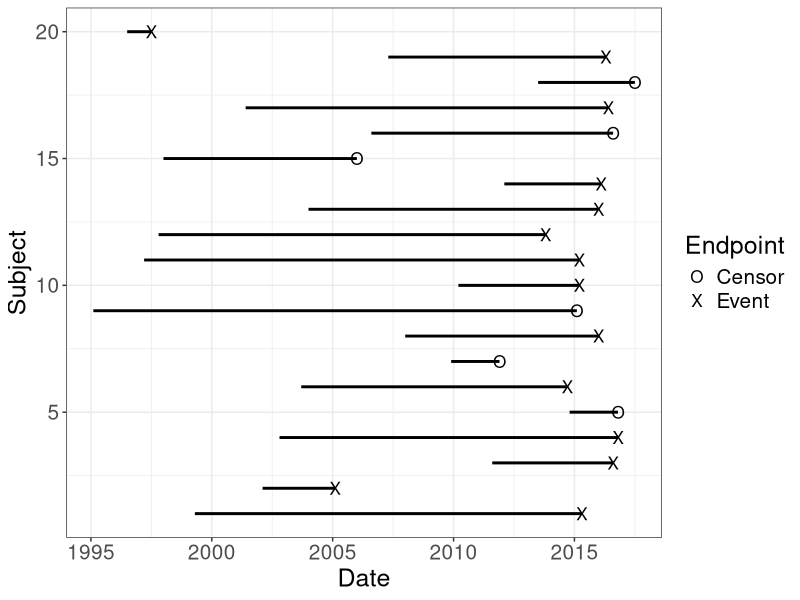
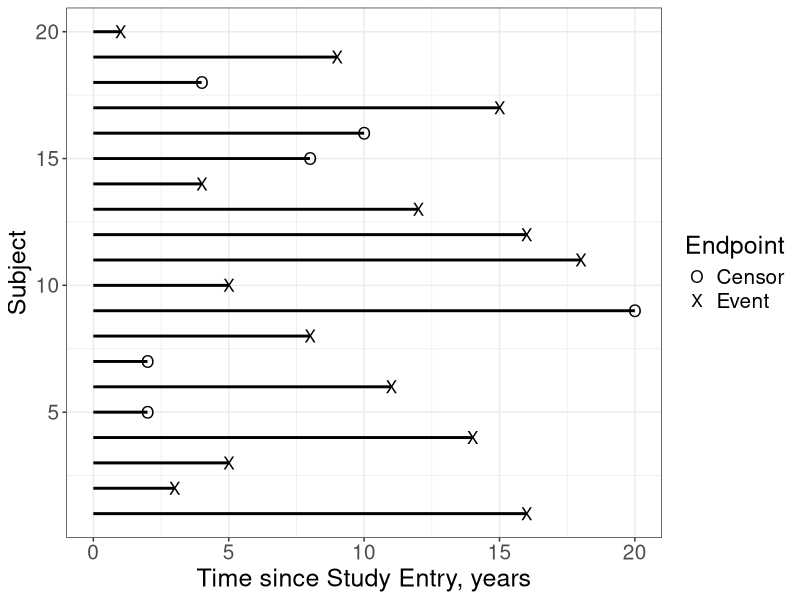
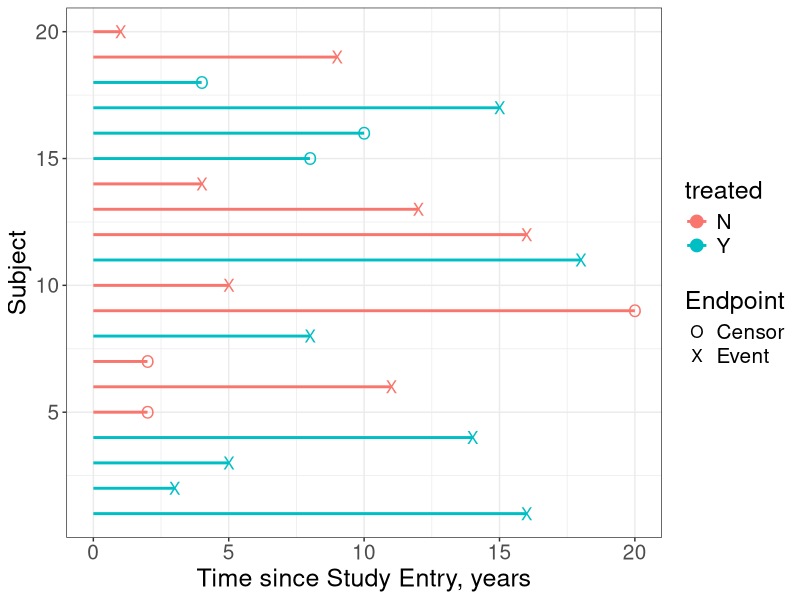
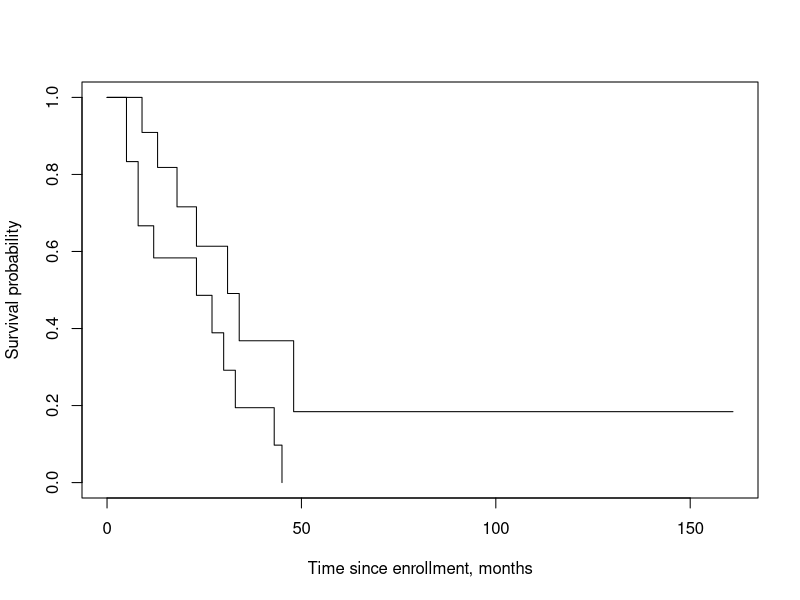
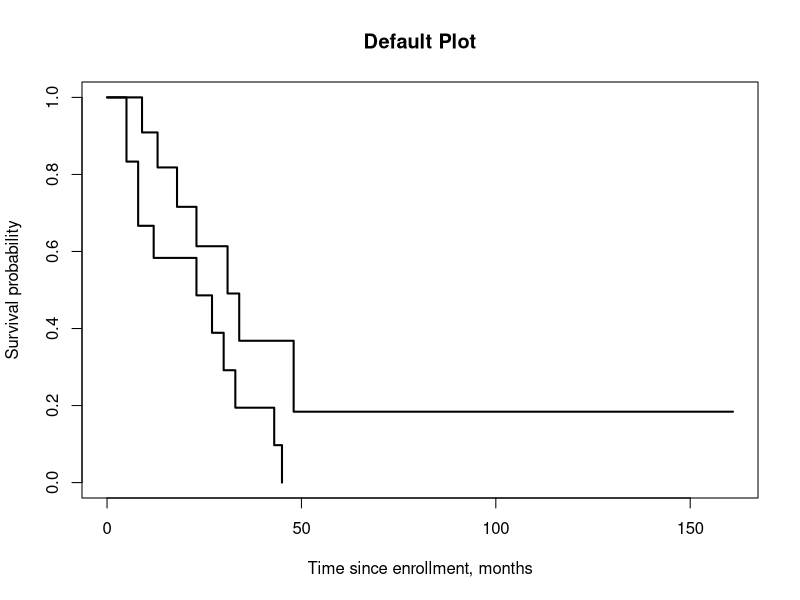
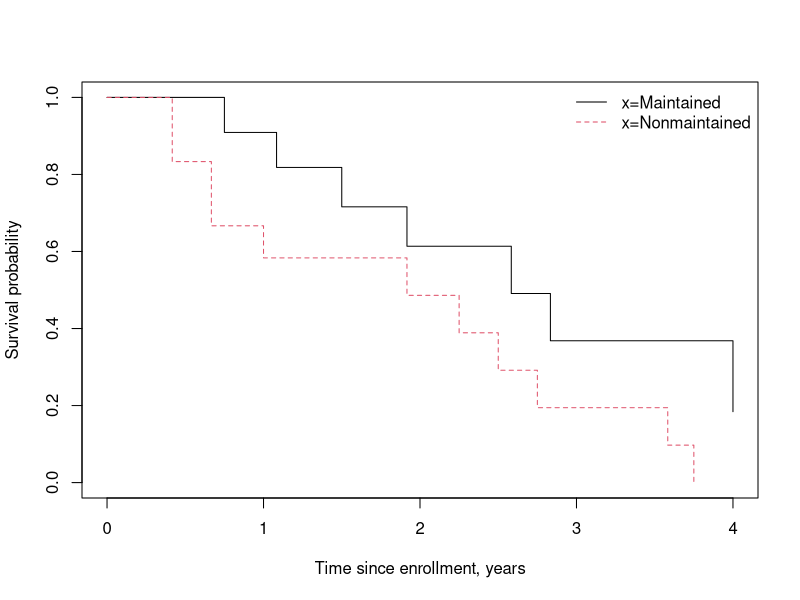
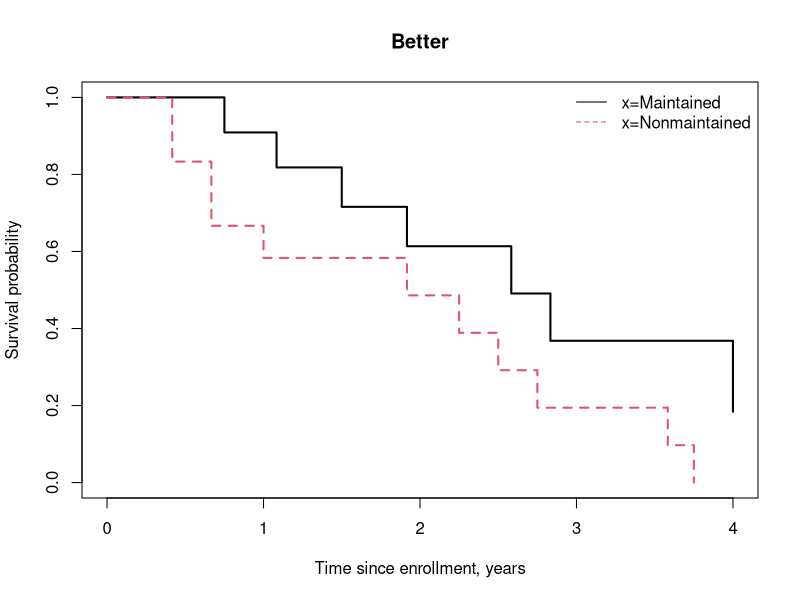
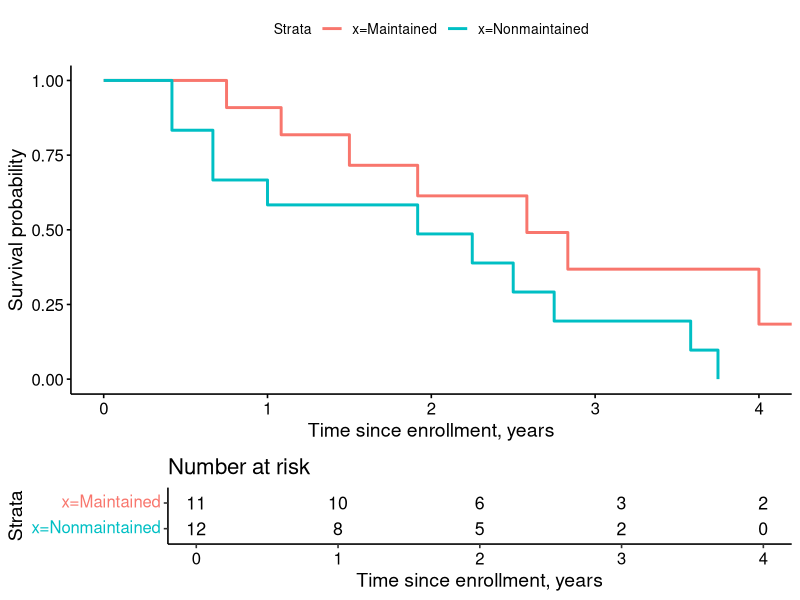

Reproduce these figures in R, in order. (Note: this script raises an error after producing the figures.)
## ---- chunk 1
library(knitr)
library(survival)
library(survminer)
library(tidyverse)
library(hexbin)

options(stringsAsFactors=F,
        contrasts=c("contr.treatment","contr.poly"),
        show.signif.stars = FALSE,
        continue=" ", width=60)

opts_chunk$set(echo=FALSE, message=FALSE, warning=FALSE, collapse=TRUE,
               prompt=TRUE, cache=FALSE, comment=NA, tidy=FALSE,
               out.width="90%", out.height="!")

plotTheme <-  theme_bw() +  
              theme(plot.title = element_text(size = 20),  
                    strip.text = element_text(size=18),  
                    axis.text = element_text(size=15),  
                    axis.title = element_text(size=18),  
                    legend.text=element_text(size=15),  
                    legend.title=element_text(size=18))  
## ---- chunk 2
# include_graphics('figures/logo.png') 
## ---- chunk 3
date1 <- c(1995.1, 1996.5, 1997.2, 1997.8, 1998.0,
           1999.3, 2001.4, 2002.1, 2002.8, 2003.7,
           2004.0, 2006.6, 2007.3, 2008.0, 2009.9,
           2010.2, 2011.6, 2012.1, 2013.5, 2014.8)
date1 <- date1[c(2, 15, 20, 8, 19,
                 18,17,16,5,14,
                 13,12,10,11,9,
                 7,6,4,3,1)]
time1 <- c(1,2,2,3,4, 4,5,5,8,8, 9,10, 11, 12, 14,  15, 16, 16, 18, 20)
event1 <-c(1,1,2,1,0,2,1,2,1,1,1, 0,2,1,2,0,1,2,1,0)

set.seed(02846)
rand <- runif(20)

date2 <- date1[order(rand)]
time2 <- time1[order(rand)]
event2 <- event1[order(rand)]
pchtype2 <- sample(0:1, 20, replace=T)

# Figure 1
# plot raw data - date scale
tmpdat <- data.frame(subj=20:1, Endpoint=factor(pchtype2, levels=0:1,
                                            labels=c('Censor','Event')), 
                  futime=time2, date1=date2, date2=date2+time2)

## create treated Y/N
set.seed(2)
tmpdat$treated <- factor(sample(1:2, size=20, replace=T), levels=1:2, labels=c('N','Y'))

## Create start time for time-dependent covariate
time3 <- tmpdat$futime
for(i in 1:length(time3)) time3[i] <- sample(0:tmpdat$futime[i],1)
tmpdat$time3 <- time3

# create time4 for multiple events
set.seed(2)
tmpdat$pchtype3 <- sample(c('','X'), 20, replace=T)
time4 <- tmpdat$futime
for(i in 1:length(tmpdat$futime)) time4[i] <- sample(1:(tmpdat$futime[i]-1),1)
tmpdat$time4 <- time4

## create time5 for left truncation 
set.seed(10)
tmpdat$time5 <- tmpdat$time3
tmpdat$time5[tmpdat$time5==tmpdat$futime] <- 0

## create time to end gap
tmpdat$time6 <- tmpdat$time4 + runif(n=nrow(tmpdat), min=.2, max=5.2)
## ---- chunk 4
## first version of plot - on date scale
ggplot(tmpdat, aes(date1,subj)) + 
  geom_segment(data=tmpdat,aes(x=date1,y=subj,xend=date2,yend=subj), size=1) +
  plotTheme + geom_point(data=tmpdat, aes(x=date2, y=subj, shape=Endpoint),size=4) +
  scale_shape_manual(values=c("O","X")) + xlab("Date") + ylab("Subject")
## ---- chunk 5
# rescale to time-since-diagnosis scale
ggplot(tmpdat, aes(futime,subj)) +
  geom_segment(data=tmpdat,aes(x=0,y=subj,xend=futime,yend=subj), size=1) + plotTheme +
  geom_point(data=tmpdat, aes(x=futime, y=subj, shape=Endpoint), size=4) +
  scale_shape_manual(values=c("O","X")) + xlab("Time since Study Entry, years") + ylab("Subject")
## ---- chunk 6
# time-since-diagnosis - add color for baseline treatment
ggplot(tmpdat, aes(futime,subj, color=treated)) +
  geom_segment(data=tmpdat,aes(x=0,y=subj,xend=futime,yend=subj),size=1) + plotTheme +
  geom_point(data=tmpdat, aes(x=futime, y=subj, shape=Endpoint),size=4) +
  scale_shape_manual(values=c("O","X")) + xlab("Time since Study Entry, years") + ylab("Subject") 
## ---- chunk 7
dim(aml)
head(aml)
## ---- chunk 8
with(aml, Surv(time=time, event=status))[1:6]
aml$status[1:6]
## ---- chunk 9
fit <- survfit(Surv(time, status) ~ x, data=aml)
print(fit)

plot(fit, 
     xlab='Time since enrollment, months', 
     ylab='Survival probability')
## ---- chunk 10
plot(fit, lwd=2,
     xlab='Time since enrollment, months', 
     ylab='Survival probability')
title('Default Plot')
## ---- chunk 11
print(fit, scale=12)

plot(fit, xscale=12, xlim=c(0, 4*12), 
     col=1:2, lty=1:2, 
     xlab='Time since enrollment, years', 
     ylab='Survival probability')
legend('topright', legend=names(fit$strata), 
       col=1:2, lty=1:2, bty='n')
## ---- chunk 12
plot(fit, xscale=12, xlim=c(0, 4*12), 
     col=1:2, lty=1:2, lwd=2,
     xlab='Time since enrollment, years', 
     ylab='Survival probability')
legend('topright', legend=names(fit$strata), 
       col=1:2, lty=1:2, bty='n')
title('Better')
## ---- chunk 13
library(survminer)

ggsurvplot(fit, xscale=12, xlim=c(0, 4*12), 
           censor=FALSE, break.x.by=12,
           risk.table=TRUE,
           xlab='Time since enrollment, years', 
           ylab='Survival probability')
## ---- chunk 14
ggsurvplot(fit, xscale=12, xlim=c(0,4*12), 
           censor=FALSE, break.x.by=12,
           risk.table=TRUE,
           xlab='Time since enrollment, years', 
           ylab='Survival probability',
           title='ggsurvplot') 
## ---- chunk 15
par(cex=.9, mai=c(.8,1.2,.5,.1))
par(fig=c(x1=0,x2=1,y1=.2,y2=1))
plot(fit, xscale=12, xlim=c(0, 4*12), 
     col=1:2, lty=1:2, lwd=2,
     xlab='Time since enrollment, years', 
     ylab='Survival probability')
title('Base R, risk table')
legend('topright', legend=names(fit$strata), 
       col=1:2, lty=1:2, bty='n')
par(fig=c(0,1,0,.2), new=TRUE, mai=c(.1,1.2,0,.1))
tmp <- summary(fit, times=c(0:4)*12)
plot(c(0,4),c(0,4), axes=FALSE, pch='', xlab='', ylab='', xlim=c(0,4))
text(x=c(tmp$time/12,4), y=rep(2:1, each=5), labels=c(tmp$n.risk,0))
axis(2, at=2:1, c('Maintained','Nonmaintained'), las=1, lty=0)
par(mai=c(1.02,.82,.82,.42), fig=c(0,1,0,1))
## ---- chunk 16
fit <- coxph(Surv(time, status) ~ x, data=aml)
fit
## ---- chunk 17
ggplot(tmpdat, aes(futime,subj, color=treated)) +
  geom_segment(data=tmpdat,aes(x=0,y=subj,xend=time3,yend=subj), color="#F8766D",size=1) + 
  geom_segment(data=tmpdat,aes(x=time3, y=subj,xend=futime,yend=subj),size=1) + plotTheme +
  geom_point(data=tmpdat, aes(x=futime, y=subj, shape=Endpoint),size=4) +
  scale_shape_manual(values=c("O","X")) + xlab("Time since Diagnosis, years") + ylab("Subject")
## ---- chunk 18
ggplot(tmpdat, aes(futime,subj)) +
  geom_segment(data=tmpdat,aes(x=0,y=subj,xend=futime,yend=subj),size=1) + plotTheme +
  geom_point(data=tmpdat, aes(x=futime, y=subj, shape=Endpoint),size=4) +
  scale_shape_manual(values=c("O","X")) + xlab("Time since Diagnosis, years") + ylab("Subject") +
  geom_point(data=tmpdat, aes(x=time4, y=subj), shape=tmpdat$pchtype3, size=4)
## ---- chunk 19
ggplot(tmpdat, aes(futime,subj)) +
  geom_segment(data=tmpdat,aes(x=time5, y=subj,xend=futime,yend=subj),size=1) + plotTheme +
  geom_point(data=tmpdat, aes(x=futime, y=subj, shape=Endpoint),size=4) +
  scale_shape_manual(values=c("O","X")) + xlab("Time since Diagnosis, years") + ylab("Subject")
## ---- chunk 20
ggplot(tmpdat, aes(futime,subj)) +
  geom_segment(data=tmpdat,aes(x=0,y=subj,xend=futime,yend=subj),size=1) + plotTheme +
  geom_point(data=tmpdat, aes(x=futime, y=subj, shape=Endpoint),size=4) +
  scale_shape_manual(values=c("O","X")) + xlab("Time since Diagnosis, years") + ylab("Subject") +
  geom_segment(data=tmpdat[tmpdat$pchtype3=='X',], 
               aes(x=time4,y=subj,xend=time6,yend=subj), color="white", size=1)
## ---- chunk 21
annot <- data.frame(x=c(4,9,15), y=20, text=c('A','B','C'))

ggplot(tmpdat, aes(futime,subj, color=treated)) +
  geom_segment(data=tmpdat,aes(x=0,y=subj,xend=futime,yend=subj),size=1) + plotTheme +
  geom_point(data=tmpdat, aes(x=futime, y=subj, shape=Endpoint),size=4) +
  scale_shape_manual(values=c("O","X")) + xlab("Time since Diagnosis, years") + ylab("Subject") + geom_vline(xintercept=c(5,10)) + 
  geom_text(data=annot, aes(x,y, label=text), color='purple', size=6)
## ---- chunk 22
## create dataset with 3 subjects
## d1 includes baseline data to be retained in the analysis dataset
d1 <- data.frame(id=1:3,age=c(40,20,50))
## d2 includes data with event and TD covariate information
d2 <- data.frame(id=1:3, tm_fu=c(10, 20, 30), event=c(0,1,1), tm_surg=c(5,8,NA))
kable(merge(d1, d2, by='id')[,c('id','age','tm_fu','event','tm_surg')], row.names=F)
## ---- chunk 23
tmp <- tmerge(data1=d1, data2=d2, id=id, 
       death=event(tm_fu, event), 
       surgery=tdc(tm_surg))

kable(tmp[,c('id','tstart','tstop','death','age','surgery')], row.names=F)
## ---- chunk 24
d1
## ---- chunk 25
d2
## ---- chunk 26
step1 <- tmerge(data1=d1, data2=d2, id=id, 
                death=event(tm_fu, event))
step1
## ---- chunk 27
step2 <- tmerge(data1=step1, data2=d2, id=id, 
                surgery=tdc(tm_surg))
step2
## ---- chunk 28
tmp <- attr(step2, "tcount")
colnames(tmp)[6] <- "lead"
colnames(tmp)[7] <- "trail"
tmp
## ---- chunk 29
plot(c(0, 75), c(0,2), xlab="Time", ylab="", yaxt='n', type='n')
segments(c(10, 26, 34), c(1,1,1), c(18, 31, 65), c(1,1,1), lwd=2)
arrows(c(5, 15, 21, 26, 31, 70), rep(c(1.4, .6), 3), c(5, 15, 21, 26, 31, 70),
       rep(c(1.05, .95), 3), angle=20, length=.1)
text(c(5, 15, 21, 26, 31, 70), rep(c(1.5, .5), 3),
     c("early", "within", "gap", "leading", "trailing", "late"))
## ---- chunk 30
step2
## ---- chunk 31
naive <- coxph(Surv(futime, fustat) ~ age + transplant, data=jasa)
naive
## ---- chunk 32
jasa$id <- 1:nrow(jasa)
## ---- chunk 33
jasa %>% filter(futime==0) %>% 
  select(id, futime, fustat, wait.time)
## ---- chunk 34
jasa$futime <- pmax(0.5, jasa$futime)
## ---- chunk 35
sdata <- tmerge(jasa, jasa, id=id,
                death = event(futime, fustat),
                tx = tdc(wait.time))
## ---- chunk 36
tmp <- attr(sdata, "tcount")
colnames(tmp)[6] <- "lead"
colnames(tmp)[7] <- "trail"
tmp
## ---- chunk 37
jasa %>% filter(wait.time==futime) %>% 
         select(id, futime, fustat, wait.time)
## ---- chunk 38
jasa$wait.time <- if_else(jasa$wait.time==jasa$futime, 
                          jasa$wait.time - .5,
                          jasa$wait.time)
## ---- chunk 39
sdata <- tmerge(jasa, jasa, id=id,
                death = event(futime, fustat),
                tx = tdc(wait.time))
## ---- chunk 40
tmp <- attr(sdata, "tcount")
colnames(tmp)[6] <- "lead"
colnames(tmp)[7] <- "trail"
tmp
## ---- chunk 41
fit <- coxph(Surv(tstart, tstop, death) ~ age + tx, 
             data=sdata)
fit
## ---- chunk 42
pbcseq %>% filter(id %in% c(1,5) ) %>% 
  select(id,futime,status,trt,day, alk.phos, bili) %>% 
  kable()
## ---- chunk 43
# baseline
pbc_b <- pbcseq %>% select(id:sex) %>% distinct()
head(pbc_b)

## ---- chunk 44
table(pbc_b$status)
## ---- chunk 45
pbc_b$status2 <- as.numeric(pbc_b$status>0)
## ---- chunk 46
# set range
newpbc <- tmerge(pbc_b, pbc_b, id=id, 
               death = event(futime, status2)) 

print(head(newpbc),digits=2)
## ---- chunk 47
newpbc <- tmerge(newpbc, pbcseq, id = id, 
               ascites = tdc(day, ascites),
               bili = tdc(day, bili), 
               albumin = tdc(day, albumin))
## ---- chunk 48
newpbc %>% select(id, tstart, tstop, death, sex, ascites, bili, albumin) %>% 
  head() %>% kable()
## ---- chunk 49
tmp <- attr(newpbc, "tcount")
colnames(tmp)[6] <- "lead"
colnames(tmp)[7] <- "trail"
tmp
## ---- chunk 50
newcgd <- tmerge(data1=cgd0, data2=cgd0, 
                 id=id, tstop=futime,
                 infect=event(etime1), infect=event(etime2),
                 infect=event(etime3), infect=event(etime4),
                 infect=event(etime5), infect=event(etime6),
                 infect=event(etime7))
newcgd <- tmerge(newcgd, newcgd, id=id,
                 enum=cumtdc(tstart))
## ---- chunk 51
tmp <- attr(newcgd, "tcount")
colnames(tmp)[6] <- "lead"
colnames(tmp)[7] <- "trail"
tmp
## ---- chunk 52
newcgd %>% filter(id==2) %>% 
  select(id, tstart, tstop, infect, enum)
## ---- chunk 53
fit <- coxph(Surv(tstart,tstop,infect) ~ treat +  
            steroids + inherit, id=id, data=newcgd)
fit
## ---- chunk 54
fit0 <- coxph(Surv(tstart,tstop,infect) ~ treat + steroids + 
                inherit, id=id, data=newcgd, subset=enum==1)
round(cbind(first=coef(fit0),all=coef(fit)), 3)
## ---- chunk 55
par(mar=c(4,0,0,0),lwd=2)
plot(c(0,10),c(0,5),type='n',axes=F,xlab='Time since study entry, years',ylab='')
axis(1,at=0:10,label=0:10)
lines(x=c(0,2.1),y=c(1.5, 1.5),col='black')
lines(x=c(3.6,7.1),y=c(1.5, 1.5),col='red', lty=2)
text('C',x=3,y=1.6)
text('O',x=7.1,y=1.6)

lines(c(0,2.4),c(0.5, 0.5),col='black')
lines(c(3.5,4.6),c(0.5, 0.5),col='black')
lines(c(5.5,8.1),c(0.5, 0.5),col='black')
text(x=8.1, y=.6, 'E')
text(x=5, y=.6, 'E', font=3, col='green')
text(x=2, y=.6, 'E')
text(9.5,1.6,'TDC')
text(9.5,.6,'Event')
## ---- chunk 56
knitr::asis_output("\\footnotesize")
# 2 subjects
print(rhDNase[rhDNase$id%in%c(1,129),], row.names=F)
## ---- chunk 57
dim(rhDNase)
head(rhDNase)
## ---- chunk 58
table(table(rhDNase$id)) # number obs/id
table(!is.na(rhDNase$ivstart)) # number events
## ---- chunk 59
# Make sure data is sorted by id, ivstart time
dnase <- rhDNase %>% arrange(id,ivstart) %>%
  mutate(end.tm = as.numeric(end.dt - entry.dt)) 

# 1st obs/id
dnase.b <- dnase %>% distinct(id, .keep_all=TRUE) 
          
dn1 <- tmerge(dnase.b[,c('id','inst','trt','fev')], 
             dnase.b, tstop=end.tm, id=id)
## ---- chunk 60
dn2 <- tmerge(dn1, dnase, 
              infect=event(ivstart), id=id)
dn2[dn2$id==129,]
## ---- chunk 61
dn3 <- tmerge(dn2, dnase, 
             no.risk=event(ivstop+6), id=id)
dn3[dn3$id==129,]
## ---- chunk 62
dn4 <- dn3[dn3$no.risk!=1,]
## ---- chunk 63
newdnase <- tmerge(dn4, dn4, enum=cumtdc(tstart), id=id)
## ---- chunk 64
newdnase[newdnase$id==129,] 
## ---- chunk 65
tmp <- attr(newdnase, "tcount")
colnames(tmp)[6] <- "lead"
colnames(tmp)[7] <- "trail"
tmp
## ---- chunk 66
d2
## ---- chunk 67
survSplit(Surv(tm_fu, event) ~ ., data=d2,
          cut=c(5,15), episode='timegp')
## ---- chunk 68
fit1 <- coxph(Surv(time, status) ~ karno, data=veteran)
plot(cox.zph(fit1), lwd=2)
abline(h=0, col=2)
## ---- chunk 69
vet2 <- survSplit(Surv(time, status) ~., veteran,
                   cut=c(60, 120), episode ="timegp")
fit2 <- coxph(Surv(tstart, time, status) ~ 
                   karno:strata(timegp),
              data = vet2)
## ---- chunk 70
# original 
round(coef(fit1), 3)

# within time period
tmp <- round(coef(fit2), 3)
names(tmp) <- c('t0_60','t60_120','t120+')

tmp
## ---- chunk 71
knitr::asis_output("\\footnotesize")
survcheck(Surv(tstart,tstop,infect) ~ treat, 
          data=newcgd, id=id)
## ---- chunk 72
knitr::asis_output("\\footnotesize")
tmp <- survcheck(Surv(tstart,tstop,infect)~trt,
                 data=newdnase, id=id)
tmp
## ---- chunk 73
length(tmp$gap$id)
length(tmp$gap$row)

# Look at first gap
newdnase[newdnase$id==tmp$gap$id[1],]
## ---- chunk 74
oldpar <- par(mar=c(.1, .1, .1, .1), mfrow=c(2,2))
sname1 <- c("Alive", "Dead")
cmat1 <- matrix(c(0,0,1,0), nrow=2, 
                dimnames=list(sname1, sname1))
statefig(c(1,1), cmat1)

sname2 <- c("0", "1", "2", "...")
cmat2 <- matrix(0, 4,4, dimnames= list(sname2, sname2))
cmat2[1,2] <- cmat2[2,3] <- cmat2[3,4] <- 1
statefig(c(1,1,1,1), cmat2, bcol=c(1,1,1,0))

sname3 <- c("Entry", "Transplant",  "Death")
cmat3 <- matrix(0, 3,3, dimnames=list(sname3, sname3))
cmat3[1, -1] <- 1
statefig(c(1,2), cmat3)

sname4 <- c("Health", "Illness", "Death")
cmat4 <- matrix(0, 3, 3, dimnames = list(sname4, sname4))
cmat4[1,2] <- cmat4[2,1] <- cmat4[-3, 3] <- 1
statefig(c(1,2), cmat4, offset=.03)

par(oldpar)
## ---- chunk 75
knitr::asis_output("\\footnotesize")
# look at the dataset
print(tail(mgus2[,c('id','age','sex','dxyr','hgb','ptime','pstat','futime','death')]), row.names=F)
## ---- chunk 76
# Create names for the possible states
states <- c("MGUS", "PCM", "Death")
# Create matrix describing relationship between states
connect <- matrix(0, nrow=3, ncol=3, 
                  dimnames=list(states, states))
# A non-zero element indicates that an arrow should be 
# drawn between state i (row) and state j (column)
connect[1, c(2,3)] <- 1
connect
## ---- chunk 77
# Plot
statefig(layout=c(1,2), connect)
## ---- chunk 78
# time variable will be follow-up time if there is no PCM, 
# and PCM time otherwise
etime <- with(mgus2, ifelse(pstat==0, futime, ptime))

# event variable will be 0 for censor or 2 for death 
# if there is no PCM, and 1 for PCM
event <- with(mgus2, ifelse(pstat==0, 2*death, 1))

# event variable must be a factor for multistate
event <- factor(event, 0:2, 
                labels=c("censor", "pcm", "death"))
## ---- chunk 79
# confirm coding makes sense
library(arsenal)
summary(freqlist(~ event+pstat+death, data=mgus2))
## ---- chunk 80
fit <- survfit(Surv(etime, event) ~ sex, data=mgus2)
plot(fit, col=c(1,1,2,2), lty=c(2,1,2,1), xscale=12, 
     xlab="Years post MGUS diagnosis", ylab="Probability")

# short-cut for creating the group labels
temp.label <- c(outer(c("F:","M:"), 
                      c("PCM","death"), paste))
legend("topleft", c(temp.label), 
       col=c(1,1,2,2), lty=c(2,1,2,1), lwd=2, bty='n')
## ---- chunk 81
plot(fit, col=c(1,1,2,2), lty=c(2,1,2,1),
     xscale=12, lwd=2, 
     xlab="Years post MGUS diagnosis", ylab="Probability")

# short-cut for creating the group labels
temp.label <- c(outer(c("F:","M:"), c("PCM","death"), paste))
legend("topleft", c(temp.label), 
       col=c(1,1,2,2), lty=c(2,1,2,1), lwd=2, bty='n')
## ---- chunk 82
summary(fit, time=20, scale=12)
## ---- chunk 83
fit$states # columns
fit$strata # rows
## ---- chunk 84
fit[,2] # plot PCM
## ---- chunk 85
plot(fit[,2], col=1, lty=2:1,
     xscale=12, lwd=2, 
     xlab="Years post MGUS diagnosis", ylab="Probability, PCM")
legend("topleft", c('F','M'), 
       col=1, lty=2:1, lwd=2, bty='n')
## ---- chunk 86
cfit <- coxph(Surv(etime, event) ~ sex, data=mgus2, id=id)
cfit
## ---- chunk 87
# Create names for the possible states
states <- c("MGUS", "PCM", "Death")
connect <- matrix(0, nrow=3, ncol=3, dimnames=list(states, states))

# A non-zero element indicates that an arrow should be drawn
# between state i (row) and state j (column)
connect[1, c(2,3)] <- 1
connect[2,3] <- 1
connect

# The layout argument is normally a vector of integers indicating how many
# states are shown in each column.  Here, two columns are specified.  In the first
# column there is one state and in the second column there are two states.
statefig(layout=c(1,2), connect)
## ---- chunk 88
mgus2 %>% filter(pstat==1, death==1, ptime==futime) %>%
  select(id, ptime, futime, pstat, death)
## ---- chunk 89
# if subject progresses and death occurs on the same day, 
# subtract .1 month from the progression time
ptemp <- with(mgus2, ifelse(ptime==futime & pstat==1, 
                            ptime-.1, ptime))
## ---- chunk 90
# the first call to tmerge sets the time range, 
# so start with the longest times, which are for death
newdata <- tmerge(mgus2, mgus2, id=id, 
                  death=event(futime, death))

# now add additional observations for progressions
newdata <- tmerge(newdata, mgus2, id, 
                  pcm = event(ptemp, pstat))
## ---- chunk 91
tmp <- attr(newdata, "tcount")
colnames(tmp)[6] <- "lead"
colnames(tmp)[7] <- "trail"
tmp
## ---- chunk 92
with(newdata, table(death, pcm))
# first create a 0,1,2 event variable and make it a factor
temp <- with(newdata, ifelse(death==1, 2, pcm))
newdata$event <- factor(temp, 0:2, 
                        labels=c("censor", "pcm", "death")) 
## ---- chunk 93
knitr::asis_output("\\footnotesize")
tmp <- survcheck(Surv(tstart, tstop, event) ~ sex, 
          data=newdata, id=id)
if (!is.null(cl <- tmp$call)) {
        cat("Call:\n")
        dput(cl)
        cat("\n")
}
    cat(sum(tmp$events[1, ]), "subjects available for analysis", 
        "\n")
    if (nrow(tmp$transitions) > 1) {
        cat("Transitions table:\n")
        print(tmp$transitions)
        cat("\n")
    }
        
## ---- chunk 94
knitr::asis_output("\\footnotesize")
   cat("Number of subjects with 0, 1, ... transitions to each state:\n")
    print(tmp$events)
## ---- chunk 95
knitr::asis_output("\\footnotesize")
cfit <- coxph(Surv(tstart,tstop,event)~sex, data=newdata, id=id)
cfit
## ---- chunk 96
ncount <- table(sign(nafld1$ntime), useNA="ifany")
n2 <- c(ncount[1]+ ncount[2], ncount[2] + ncount[3])
## ---- chunk 97
states <- c("No comorbidity", "1 comorbidity", "2 comorbidities", 
            "3 comorbitities", "Death")
cmat <- matrix(0, 5,5)
cmat[,5] <- 1
cmat[1,2] <- cmat[2,3] <- cmat[3,4] <- 1
cmat[1,3] <- cmat[2,4] <- 1.6
cmat[1,4] <- 1.6
dimnames(cmat) <- list(states, states)
statefig(cbind(4,1), cmat)
## ---- chunk 98
hexbinplot(I(futime/365.25) ~ age, data=nafld1, colramp=rainbow,
           xlab="Age at entry", ylab="Years of follow-up")
## ---- chunk 99
keep <- c("id", "age", "male", "bmi", "ntime")
data1 <- tmerge(nafld1[, keep], nafld1, id,  
                death= event(futime, status))
data1 <- tmerge(data1, subset(nafld3, event=="nafld"), id,
                nafld = tdc(days))
data1 <- tmerge(data1, subset(nafld3, event=="diabetes"), id,
                diab= tdc(days), e1= event(days))
data1 <- tmerge(data1, subset(nafld3, event=="htn"), id, 
                htn= tdc(days), e2= event(days))
data1 <- tmerge(data1, subset(nafld3, event=="dyslipidemia"), id, 
                dyslip = tdc(days), e3= event(days))
## ---- chunk 100
tmp <- attr(data1, "tcount")
colnames(tmp)[6] <- "lead"
colnames(tmp)[7] <- "trail"
tmp
## ---- chunk 101
#rowcount <- table(data1$id)
#table(rowcount)    # pick someone with 4 rows
subset(data1, id == 135, c(id, age, tstart, tstop, nafld,
                     htn, diab, dyslip, death))
## ---- chunk 102
subset(nafld3, id==135)
## ---- chunk 103
test <- tmerge(nafld1[, 1:2], nafld1, id,
               death = event(futime, status))
attr(test, "tcount")

subset(test, id==135)
## ---- chunk 104
test <- tmerge(nafld1[, 1:2], nafld1, id, 
               death = event(futime, status))
test <- tmerge(test, subset(nafld3, event=="nafld"), id,
               nafld = tdc(days))

attr(test, "tcount")

subset(test, id==135)
## ---- chunk 105
test <- tmerge(nafld1[, 1:2], nafld1, id, 
               death = event(futime, status))
test <- tmerge(test, subset(nafld3, event=="nafld"), id,
               nafl = tdc(days))
test <- tmerge(test, subset(nafld3, event=="diabetes"), id,
                diab= tdc(days), e1= event(days))
attr(test, "tcount")

subset(test, id==135)
## ---- chunk 106
test <- tmerge(test, subset(nafld3, event=="htn"), id,
                htn= tdc(days))
attr(test, "tcount")

subset(test, id==135)
## ---- chunk 107
test <- tmerge(test, subset(nafld3, event=="dyslipidemia"), id,
                lip= tdc(days), e3= event(days))
attr(test, "tcount")

subset(test, id==135)
## ---- chunk 108
data1$age1 <- with(data1, age + tstart/365.25)
data1$age2 <- with(data1, age + tstop/365.25)
data1$cstate <- with(data1, diab + htn + dyslip)  # TD cov
## ---- chunk 109
tcount <- with(data1, e1 + e2 + e3)
temp2 <- with(data1, ifelse(death, 4, 
              ifelse(tcount ==0, 0, cstate + tcount)))
data1$endpoint <- factor(temp2, 0:4, 
         c("censored", "1mc", "2mc", "3mc", "death"))
data1$cstate <- factor(data1$cstate, 0:3,
                c("0mc", "1mc", "2mc", "3mc"))       
with(data1, table(cstate, endpoint))
## ---- chunk 110
knitr::asis_output("\\footnotesize")
tmp <- survcheck(Surv(age1, age2, endpoint) ~ male + nafld, data=data1, 
                 id=id, istate=cstate)
if (!is.null(cl <- tmp$call)) {
        cat("Call:\n")
        dput(cl)
        cat("\n")
}
    cat(sum(tmp$events[1, ]), "subjects available for analysis", 
        "\n")
    if (nrow(tmp$transitions) > 1) {
        cat("Transitions table:\n")
        print(tmp$transitions)
        cat("\n")
    }
## ---- chunk 111
knitr::asis_output("\\footnotesize")
   cat("Number of subjects with 0, 1, ... transitions to each state:\n")
    print(tmp$events)
## ---- chunk 112
nfit1 <- coxph(Surv(age1, age2, death) ~ male + nafld,
               data=data1)
nfit2 <- coxph(Surv(age1, age2, death) ~ male + nafld + 
                   as.numeric(cstate),
               data=data1)
nfit3 <- coxph(Surv(age1, age2, death) ~ male + 
                  strata(cstate)/nafld,  data= data1)
nfit4a <- coxph(Surv(age1, age2, endpoint %in% c("1mc", "2mc", "3mc")) ~ 
                      strata(male) + nafld,
               data=data1, subset= (cstate=="0mc"))
nfit4b <- coxph(Surv(age1, age2, endpoint %in% c("2mc", "3mc")) ~ 
                    strata(male) + nafld,
               data=data1, subset= (cstate== "1mc"))
nfit4c <- coxph(Surv(age1, age2, endpoint=="3mc") ~ 
                    strata(male) + nafld,
               data=data1, subset= (cstate=="2mc"))
## ---- chunk 113
multi <- survfit(Surv(age1, age2, endpoint) ~ nafld, data=data1,
                istate=cstate, id=id, se=FALSE, start.time=50)
multi$states
plot(multi[,3], col=1:2, xlab='Age', ylab='Probability of 2mc')
legend("topright", legend=names(multi$strata), 
       col=1:2, lty=1, bty='n')
## ---- chunk 114
plot(multi[,3], col=1:2, xlab='Age', ylab='Probability of 2mc', xlim=c(50,100))
legend("topright", legend=names(multi$strata), col=1:2, lty=1, bty='n')
